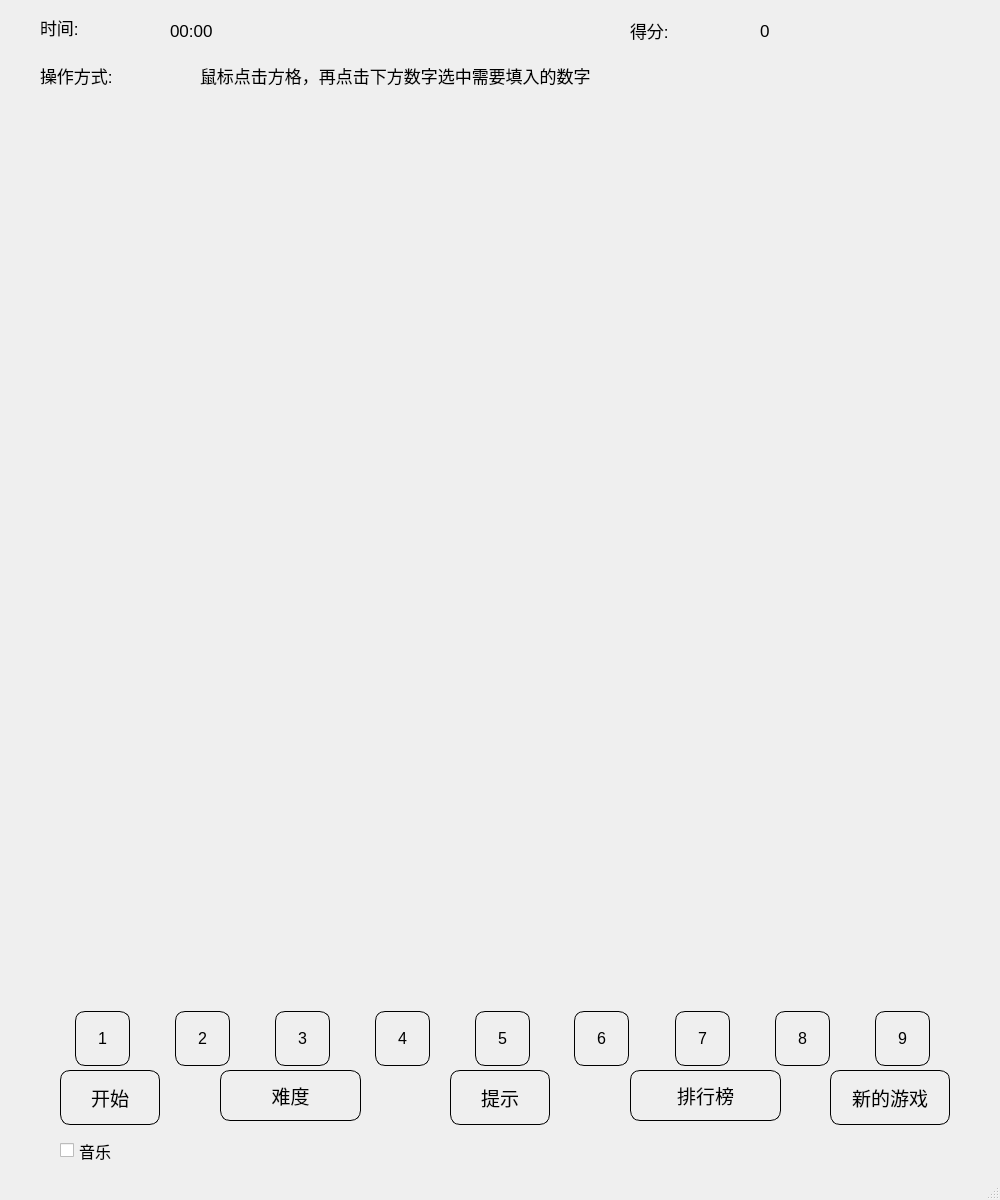
<?xml version="1.0" encoding="UTF-8"?>
<ui version="4.0">
 <class>MainWindow</class>
 <widget class="QMainWindow" name="MainWindow">
  <property name="geometry">
   <rect>
    <x>0</x>
    <y>0</y>
    <width>1000</width>
    <height>1200</height>
   </rect>
  </property>
  <property name="minimumSize">
   <size>
    <width>4</width>
    <height>0</height>
   </size>
  </property>
  <property name="windowTitle">
   <string>MainWindow</string>
  </property>
  <property name="styleSheet">
   <string notr="true">#MainWindow
{
background-image: url(&quot;D:/Qt_practice/myGame/背景图片.jpg&quot;);
}</string>
  </property>
  <widget class="QWidget" name="centralwidget">
   <widget class="QPushButton" name="beginButton">
    <property name="geometry">
     <rect>
      <x>60</x>
      <y>1070</y>
      <width>100</width>
      <height>55</height>
     </rect>
    </property>
    <property name="sizePolicy">
     <sizepolicy hsizetype="Fixed" vsizetype="Fixed">
      <horstretch>0</horstretch>
      <verstretch>0</verstretch>
     </sizepolicy>
    </property>
    <property name="minimumSize">
     <size>
      <width>100</width>
      <height>55</height>
     </size>
    </property>
    <property name="maximumSize">
     <size>
      <width>100</width>
      <height>55</height>
     </size>
    </property>
    <property name="font">
     <font>
      <family>Arial</family>
      <pointsize>14</pointsize>
     </font>
    </property>
    <property name="styleSheet">
     <string notr="true">#beginButton {
    border: 1px solid black;  /* 添加边框样式 */
    border-radius: 10px;     /* 设置圆角 */
}</string>
    </property>
    <property name="text">
     <string>开始</string>
    </property>
   </widget>
   <widget class="QPushButton" name="pushButton_1">
    <property name="geometry">
     <rect>
      <x>75</x>
      <y>1011</y>
      <width>55</width>
      <height>55</height>
     </rect>
    </property>
    <property name="sizePolicy">
     <sizepolicy hsizetype="Fixed" vsizetype="Fixed">
      <horstretch>0</horstretch>
      <verstretch>0</verstretch>
     </sizepolicy>
    </property>
    <property name="minimumSize">
     <size>
      <width>55</width>
      <height>55</height>
     </size>
    </property>
    <property name="maximumSize">
     <size>
      <width>55</width>
      <height>55</height>
     </size>
    </property>
    <property name="font">
     <font>
      <family>Arial</family>
      <pointsize>12</pointsize>
      <weight>50</weight>
      <bold>false</bold>
     </font>
    </property>
    <property name="styleSheet">
     <string notr="true">#pushButton_1 
 {
 border: 1px solid black;  /* 添加边框样式 */    border-radius: 10px;     /* 设置圆角 */
}</string>
    </property>
    <property name="text">
     <string>1</string>
    </property>
   </widget>
   <widget class="QPushButton" name="pushButton_2">
    <property name="geometry">
     <rect>
      <x>175</x>
      <y>1011</y>
      <width>55</width>
      <height>55</height>
     </rect>
    </property>
    <property name="sizePolicy">
     <sizepolicy hsizetype="Fixed" vsizetype="Fixed">
      <horstretch>0</horstretch>
      <verstretch>0</verstretch>
     </sizepolicy>
    </property>
    <property name="minimumSize">
     <size>
      <width>55</width>
      <height>55</height>
     </size>
    </property>
    <property name="maximumSize">
     <size>
      <width>55</width>
      <height>55</height>
     </size>
    </property>
    <property name="font">
     <font>
      <family>Arial</family>
      <pointsize>12</pointsize>
     </font>
    </property>
    <property name="styleSheet">
     <string notr="true">#pushButton_2
 {
 border: 1px solid black;  /* 添加边框样式 */    border-radius: 10px;     /* 设置圆角 */
}</string>
    </property>
    <property name="text">
     <string>2</string>
    </property>
   </widget>
   <widget class="QPushButton" name="pushButton_3">
    <property name="geometry">
     <rect>
      <x>275</x>
      <y>1011</y>
      <width>55</width>
      <height>55</height>
     </rect>
    </property>
    <property name="sizePolicy">
     <sizepolicy hsizetype="Fixed" vsizetype="Fixed">
      <horstretch>0</horstretch>
      <verstretch>0</verstretch>
     </sizepolicy>
    </property>
    <property name="minimumSize">
     <size>
      <width>55</width>
      <height>55</height>
     </size>
    </property>
    <property name="maximumSize">
     <size>
      <width>55</width>
      <height>55</height>
     </size>
    </property>
    <property name="font">
     <font>
      <family>Arial</family>
      <pointsize>12</pointsize>
     </font>
    </property>
    <property name="styleSheet">
     <string notr="true">#pushButton_3
 {
 border: 1px solid black;  /* 添加边框样式 */    border-radius: 10px;     /* 设置圆角 */
}</string>
    </property>
    <property name="text">
     <string>3</string>
    </property>
   </widget>
   <widget class="QPushButton" name="pushButton_4">
    <property name="geometry">
     <rect>
      <x>375</x>
      <y>1011</y>
      <width>55</width>
      <height>55</height>
     </rect>
    </property>
    <property name="sizePolicy">
     <sizepolicy hsizetype="Fixed" vsizetype="Fixed">
      <horstretch>0</horstretch>
      <verstretch>0</verstretch>
     </sizepolicy>
    </property>
    <property name="minimumSize">
     <size>
      <width>55</width>
      <height>55</height>
     </size>
    </property>
    <property name="maximumSize">
     <size>
      <width>55</width>
      <height>55</height>
     </size>
    </property>
    <property name="font">
     <font>
      <family>Arial</family>
      <pointsize>12</pointsize>
     </font>
    </property>
    <property name="styleSheet">
     <string notr="true">#pushButton_4
 {
 border: 1px solid black;  /* 添加边框样式 */    border-radius: 10px;     /* 设置圆角 */
}</string>
    </property>
    <property name="text">
     <string>4</string>
    </property>
   </widget>
   <widget class="QPushButton" name="pushButton_6">
    <property name="geometry">
     <rect>
      <x>574</x>
      <y>1011</y>
      <width>55</width>
      <height>55</height>
     </rect>
    </property>
    <property name="sizePolicy">
     <sizepolicy hsizetype="Fixed" vsizetype="Fixed">
      <horstretch>0</horstretch>
      <verstretch>0</verstretch>
     </sizepolicy>
    </property>
    <property name="minimumSize">
     <size>
      <width>55</width>
      <height>55</height>
     </size>
    </property>
    <property name="maximumSize">
     <size>
      <width>55</width>
      <height>55</height>
     </size>
    </property>
    <property name="font">
     <font>
      <family>Arial</family>
      <pointsize>12</pointsize>
     </font>
    </property>
    <property name="styleSheet">
     <string notr="true">#pushButton_6
 {
 border: 1px solid black;  /* 添加边框样式 */    border-radius: 10px;     /* 设置圆角 */
}</string>
    </property>
    <property name="text">
     <string>6</string>
    </property>
   </widget>
   <widget class="QPushButton" name="pushButton_5">
    <property name="geometry">
     <rect>
      <x>475</x>
      <y>1011</y>
      <width>55</width>
      <height>55</height>
     </rect>
    </property>
    <property name="sizePolicy">
     <sizepolicy hsizetype="Fixed" vsizetype="Fixed">
      <horstretch>0</horstretch>
      <verstretch>0</verstretch>
     </sizepolicy>
    </property>
    <property name="minimumSize">
     <size>
      <width>55</width>
      <height>55</height>
     </size>
    </property>
    <property name="maximumSize">
     <size>
      <width>55</width>
      <height>55</height>
     </size>
    </property>
    <property name="font">
     <font>
      <family>Arial</family>
      <pointsize>12</pointsize>
     </font>
    </property>
    <property name="styleSheet">
     <string notr="true">#pushButton_5
 {
 border: 1px solid black;  /* 添加边框样式 */    border-radius: 10px;     /* 设置圆角 */
}</string>
    </property>
    <property name="text">
     <string>5</string>
    </property>
   </widget>
   <widget class="QPushButton" name="pushButton_7">
    <property name="geometry">
     <rect>
      <x>675</x>
      <y>1011</y>
      <width>55</width>
      <height>55</height>
     </rect>
    </property>
    <property name="sizePolicy">
     <sizepolicy hsizetype="Fixed" vsizetype="Fixed">
      <horstretch>0</horstretch>
      <verstretch>0</verstretch>
     </sizepolicy>
    </property>
    <property name="minimumSize">
     <size>
      <width>55</width>
      <height>55</height>
     </size>
    </property>
    <property name="maximumSize">
     <size>
      <width>55</width>
      <height>55</height>
     </size>
    </property>
    <property name="font">
     <font>
      <family>Arial</family>
      <pointsize>12</pointsize>
     </font>
    </property>
    <property name="styleSheet">
     <string notr="true">#pushButton_7
 {
 border: 1px solid black;  /* 添加边框样式 */    border-radius: 10px;     /* 设置圆角 */
}</string>
    </property>
    <property name="text">
     <string>7</string>
    </property>
   </widget>
   <widget class="QPushButton" name="pushButton_8">
    <property name="geometry">
     <rect>
      <x>775</x>
      <y>1011</y>
      <width>55</width>
      <height>55</height>
     </rect>
    </property>
    <property name="sizePolicy">
     <sizepolicy hsizetype="Fixed" vsizetype="Fixed">
      <horstretch>0</horstretch>
      <verstretch>0</verstretch>
     </sizepolicy>
    </property>
    <property name="minimumSize">
     <size>
      <width>55</width>
      <height>55</height>
     </size>
    </property>
    <property name="maximumSize">
     <size>
      <width>55</width>
      <height>55</height>
     </size>
    </property>
    <property name="font">
     <font>
      <family>Arial</family>
      <pointsize>12</pointsize>
     </font>
    </property>
    <property name="styleSheet">
     <string notr="true">#pushButton_8
 {
 border: 1px solid black;  /* 添加边框样式 */    border-radius: 10px;     /* 设置圆角 */
}</string>
    </property>
    <property name="text">
     <string>8</string>
    </property>
   </widget>
   <widget class="QPushButton" name="pushButton_9">
    <property name="geometry">
     <rect>
      <x>875</x>
      <y>1011</y>
      <width>55</width>
      <height>55</height>
     </rect>
    </property>
    <property name="sizePolicy">
     <sizepolicy hsizetype="Fixed" vsizetype="Fixed">
      <horstretch>0</horstretch>
      <verstretch>0</verstretch>
     </sizepolicy>
    </property>
    <property name="minimumSize">
     <size>
      <width>55</width>
      <height>55</height>
     </size>
    </property>
    <property name="maximumSize">
     <size>
      <width>55</width>
      <height>55</height>
     </size>
    </property>
    <property name="font">
     <font>
      <family>Arial</family>
      <pointsize>12</pointsize>
     </font>
    </property>
    <property name="styleSheet">
     <string notr="true">#pushButton_9
 {
 border: 1px solid black;  /* 添加边框样式 */    border-radius: 10px;     /* 设置圆角 */
}</string>
    </property>
    <property name="text">
     <string>9</string>
    </property>
   </widget>
   <widget class="GameArea" name="widgetGameArea" native="true">
    <property name="geometry">
     <rect>
      <x>60</x>
      <y>100</y>
      <width>900</width>
      <height>900</height>
     </rect>
    </property>
    <property name="sizePolicy">
     <sizepolicy hsizetype="Minimum" vsizetype="Minimum">
      <horstretch>0</horstretch>
      <verstretch>0</verstretch>
     </sizepolicy>
    </property>
    <property name="minimumSize">
     <size>
      <width>900</width>
      <height>900</height>
     </size>
    </property>
   </widget>
   <widget class="QLabel" name="operatingLabel">
    <property name="geometry">
     <rect>
      <x>40</x>
      <y>50</y>
      <width>131</width>
      <height>50</height>
     </rect>
    </property>
    <property name="sizePolicy">
     <sizepolicy hsizetype="Preferred" vsizetype="Fixed">
      <horstretch>0</horstretch>
      <verstretch>35</verstretch>
     </sizepolicy>
    </property>
    <property name="font">
     <font>
      <pointsize>13</pointsize>
     </font>
    </property>
    <property name="text">
     <string>操作方式:</string>
    </property>
   </widget>
   <widget class="QLabel" name="operatingLabel_2">
    <property name="geometry">
     <rect>
      <x>200</x>
      <y>50</y>
      <width>601</width>
      <height>50</height>
     </rect>
    </property>
    <property name="sizePolicy">
     <sizepolicy hsizetype="Preferred" vsizetype="Maximum">
      <horstretch>0</horstretch>
      <verstretch>0</verstretch>
     </sizepolicy>
    </property>
    <property name="minimumSize">
     <size>
      <width>0</width>
      <height>35</height>
     </size>
    </property>
    <property name="font">
     <font>
      <pointsize>13</pointsize>
     </font>
    </property>
    <property name="text">
     <string>鼠标点击方格，再点击下方数字选中需要填入的数字</string>
    </property>
   </widget>
   <widget class="QPushButton" name="reminderButton">
    <property name="geometry">
     <rect>
      <x>450</x>
      <y>1070</y>
      <width>100</width>
      <height>55</height>
     </rect>
    </property>
    <property name="sizePolicy">
     <sizepolicy hsizetype="Fixed" vsizetype="Fixed">
      <horstretch>0</horstretch>
      <verstretch>0</verstretch>
     </sizepolicy>
    </property>
    <property name="minimumSize">
     <size>
      <width>100</width>
      <height>55</height>
     </size>
    </property>
    <property name="maximumSize">
     <size>
      <width>100</width>
      <height>55</height>
     </size>
    </property>
    <property name="font">
     <font>
      <family>Arial</family>
      <pointsize>14</pointsize>
     </font>
    </property>
    <property name="styleSheet">
     <string notr="true">#reminderButton {
    border: 1px solid black;  /* 添加边框样式 */
    border-radius: 10px;     /* 设置圆角 */
}</string>
    </property>
    <property name="text">
     <string>提示</string>
    </property>
   </widget>
   <widget class="QPushButton" name="newgameButton">
    <property name="geometry">
     <rect>
      <x>830</x>
      <y>1070</y>
      <width>120</width>
      <height>55</height>
     </rect>
    </property>
    <property name="sizePolicy">
     <sizepolicy hsizetype="Fixed" vsizetype="Fixed">
      <horstretch>0</horstretch>
      <verstretch>0</verstretch>
     </sizepolicy>
    </property>
    <property name="minimumSize">
     <size>
      <width>120</width>
      <height>55</height>
     </size>
    </property>
    <property name="maximumSize">
     <size>
      <width>120</width>
      <height>55</height>
     </size>
    </property>
    <property name="font">
     <font>
      <family>Arial</family>
      <pointsize>14</pointsize>
     </font>
    </property>
    <property name="styleSheet">
     <string notr="true">#newgameButton {
    border: 1px solid black;  /* 添加边框样式 */
    border-radius: 10px;     /* 设置圆角 */
}</string>
    </property>
    <property name="text">
     <string>新的游戏</string>
    </property>
   </widget>
   <widget class="QLabel" name="timeLabel">
    <property name="geometry">
     <rect>
      <x>40</x>
      <y>10</y>
      <width>61</width>
      <height>35</height>
     </rect>
    </property>
    <property name="sizePolicy">
     <sizepolicy hsizetype="Preferred" vsizetype="Fixed">
      <horstretch>0</horstretch>
      <verstretch>0</verstretch>
     </sizepolicy>
    </property>
    <property name="minimumSize">
     <size>
      <width>0</width>
      <height>35</height>
     </size>
    </property>
    <property name="font">
     <font>
      <pointsize>13</pointsize>
     </font>
    </property>
    <property name="text">
     <string>时间:</string>
    </property>
   </widget>
   <widget class="QLabel" name="timeLabel_2">
    <property name="geometry">
     <rect>
      <x>170</x>
      <y>10</y>
      <width>201</width>
      <height>41</height>
     </rect>
    </property>
    <property name="sizePolicy">
     <sizepolicy hsizetype="Preferred" vsizetype="Fixed">
      <horstretch>0</horstretch>
      <verstretch>0</verstretch>
     </sizepolicy>
    </property>
    <property name="minimumSize">
     <size>
      <width>0</width>
      <height>35</height>
     </size>
    </property>
    <property name="font">
     <font>
      <pointsize>13</pointsize>
     </font>
    </property>
    <property name="text">
     <string>00:00</string>
    </property>
   </widget>
   <widget class="QLabel" name="scoreLabel">
    <property name="geometry">
     <rect>
      <x>630</x>
      <y>10</y>
      <width>71</width>
      <height>41</height>
     </rect>
    </property>
    <property name="sizePolicy">
     <sizepolicy hsizetype="Preferred" vsizetype="Fixed">
      <horstretch>0</horstretch>
      <verstretch>0</verstretch>
     </sizepolicy>
    </property>
    <property name="minimumSize">
     <size>
      <width>0</width>
      <height>35</height>
     </size>
    </property>
    <property name="font">
     <font>
      <pointsize>13</pointsize>
     </font>
    </property>
    <property name="text">
     <string>得分:</string>
    </property>
   </widget>
   <widget class="QLabel" name="scoreLabel_2">
    <property name="geometry">
     <rect>
      <x>760</x>
      <y>10</y>
      <width>171</width>
      <height>41</height>
     </rect>
    </property>
    <property name="sizePolicy">
     <sizepolicy hsizetype="Preferred" vsizetype="Fixed">
      <horstretch>0</horstretch>
      <verstretch>0</verstretch>
     </sizepolicy>
    </property>
    <property name="minimumSize">
     <size>
      <width>0</width>
      <height>35</height>
     </size>
    </property>
    <property name="font">
     <font>
      <pointsize>13</pointsize>
     </font>
    </property>
    <property name="text">
     <string>0</string>
    </property>
   </widget>
   <widget class="QPushButton" name="pushButton">
    <property name="geometry">
     <rect>
      <x>630</x>
      <y>1070</y>
      <width>151</width>
      <height>51</height>
     </rect>
    </property>
    <property name="font">
     <font>
      <family>Arial</family>
      <pointsize>14</pointsize>
     </font>
    </property>
    <property name="styleSheet">
     <string notr="true">#pushButton {
    border: 1px solid black;  /* 添加边框样式 */
    border-radius: 10px;     /* 设置圆角 */
}</string>
    </property>
    <property name="text">
     <string>排行榜</string>
    </property>
   </widget>
   <widget class="QPushButton" name="pushButton_10">
    <property name="geometry">
     <rect>
      <x>220</x>
      <y>1070</y>
      <width>141</width>
      <height>51</height>
     </rect>
    </property>
    <property name="font">
     <font>
      <family>Arial</family>
      <pointsize>14</pointsize>
     </font>
    </property>
    <property name="styleSheet">
     <string notr="true">#pushButton_10 {
    border: 1px solid black;  /* 添加边框样式 */
    border-radius: 10px;     /* 设置圆角 */
}</string>
    </property>
    <property name="text">
     <string>难度</string>
    </property>
   </widget>
   <widget class="QCheckBox" name="musicBox">
    <property name="geometry">
     <rect>
      <x>60</x>
      <y>1130</y>
      <width>151</width>
      <height>41</height>
     </rect>
    </property>
    <property name="font">
     <font>
      <family>Arial</family>
      <pointsize>12</pointsize>
     </font>
    </property>
    <property name="text">
     <string>音乐</string>
    </property>
   </widget>
  </widget>
  <widget class="QMenuBar" name="menubar">
   <property name="geometry">
    <rect>
     <x>0</x>
     <y>0</y>
     <width>1000</width>
     <height>21</height>
    </rect>
   </property>
  </widget>
  <widget class="QStatusBar" name="statusbar"/>
 </widget>
 <customwidgets>
  <customwidget>
   <class>GameArea</class>
   <extends>QWidget</extends>
   <header>gamearea.h</header>
   <container>1</container>
  </customwidget>
 </customwidgets>
 <resources/>
 <connections/>
</ui>
